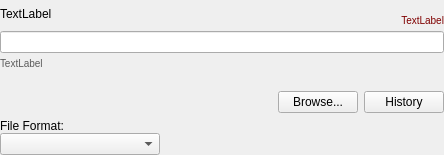
<?xml version="1.0" encoding="UTF-8"?>
<ui version="4.0">
 <class>FileChooserPanelWithHistory</class>
 <widget class="QWidget" name="FileChooserPanelWithHistory">
  <property name="geometry">
   <rect>
    <x>0</x>
    <y>0</y>
    <width>444</width>
    <height>155</height>
   </rect>
  </property>
  <property name="windowTitle">
   <string>Form</string>
  </property>
  <property name="styleSheet">
   <string notr="true">QMenu {
font-size:12px;
}</string>
  </property>
  <layout class="QVBoxLayout" name="verticalLayout">
   <property name="spacing">
    <number>4</number>
   </property>
   <property name="leftMargin">
    <number>0</number>
   </property>
   <property name="topMargin">
    <number>0</number>
   </property>
   <property name="rightMargin">
    <number>0</number>
   </property>
   <property name="bottomMargin">
    <number>0</number>
   </property>
   <item>
    <widget class="QWidget" name="widget_2" native="true">
     <layout class="QHBoxLayout" name="horizontalLayout_2">
      <property name="leftMargin">
       <number>0</number>
      </property>
      <property name="topMargin">
       <number>0</number>
      </property>
      <property name="rightMargin">
       <number>0</number>
      </property>
      <property name="bottomMargin">
       <number>0</number>
      </property>
      <item>
       <widget class="QLabel" name="label">
        <property name="text">
         <string>TextLabel</string>
        </property>
       </widget>
      </item>
      <item alignment="Qt::AlignRight|Qt::AlignBottom">
       <widget class="QLabel" name="outError">
        <property name="styleSheet">
         <string notr="true">font-size:10px; color: #7f0000;	</string>
        </property>
        <property name="text">
         <string>TextLabel</string>
        </property>
        <property name="alignment">
         <set>Qt::AlignRight|Qt::AlignTrailing|Qt::AlignVCenter</set>
        </property>
        <property name="wordWrap">
         <bool>false</bool>
        </property>
       </widget>
      </item>
     </layout>
    </widget>
   </item>
   <item>
    <widget class="QLineEdit" name="inFilename"/>
   </item>
   <item>
    <widget class="QWidget" name="widget" native="true">
     <layout class="QHBoxLayout" name="horizontalLayout_3">
      <property name="spacing">
       <number>0</number>
      </property>
      <property name="leftMargin">
       <number>0</number>
      </property>
      <property name="topMargin">
       <number>0</number>
      </property>
      <property name="rightMargin">
       <number>0</number>
      </property>
      <property name="bottomMargin">
       <number>0</number>
      </property>
      <item alignment="Qt::AlignTop">
       <widget class="QLabel" name="outSavePath">
        <property name="styleSheet">
         <string notr="true">font-size:10px; color: rgb(91, 91, 91);</string>
        </property>
        <property name="text">
         <string>TextLabel</string>
        </property>
        <property name="wordWrap">
         <bool>true</bool>
        </property>
       </widget>
      </item>
      <item>
       <spacer name="verticalSpacer_2">
        <property name="orientation">
         <enum>Qt::Vertical</enum>
        </property>
        <property name="sizeType">
         <enum>QSizePolicy::Fixed</enum>
        </property>
        <property name="sizeHint" stdset="0">
         <size>
          <width>20</width>
          <height>28</height>
         </size>
        </property>
       </spacer>
      </item>
     </layout>
    </widget>
   </item>
   <item>
    <widget class="QWidget" name="wButtonPanel" native="true">
     <layout class="QHBoxLayout" name="horizontalLayout">
      <property name="leftMargin">
       <number>0</number>
      </property>
      <property name="topMargin">
       <number>0</number>
      </property>
      <property name="rightMargin">
       <number>0</number>
      </property>
      <property name="bottomMargin">
       <number>0</number>
      </property>
      <item>
       <spacer name="horizontalSpacer">
        <property name="orientation">
         <enum>Qt::Horizontal</enum>
        </property>
        <property name="sizeHint" stdset="0">
         <size>
          <width>40</width>
          <height>20</height>
         </size>
        </property>
       </spacer>
      </item>
      <item>
       <widget class="QPushButton" name="btnBrowse">
        <property name="text">
         <string>Browse...</string>
        </property>
       </widget>
      </item>
      <item>
       <widget class="QPushButton" name="btnHistory">
        <property name="text">
         <string>History</string>
        </property>
       </widget>
      </item>
     </layout>
    </widget>
   </item>
   <item>
    <widget class="QWidget" name="panelFormat" native="true">
     <layout class="QVBoxLayout" name="verticalLayout_2">
      <property name="spacing">
       <number>0</number>
      </property>
      <property name="leftMargin">
       <number>0</number>
      </property>
      <property name="topMargin">
       <number>0</number>
      </property>
      <property name="rightMargin">
       <number>0</number>
      </property>
      <property name="bottomMargin">
       <number>0</number>
      </property>
      <item>
       <widget class="QLabel" name="labelFormat">
        <property name="text">
         <string>File Format:</string>
        </property>
       </widget>
      </item>
      <item alignment="Qt::AlignLeft">
       <widget class="QComboBox" name="inFormat">
        <property name="minimumSize">
         <size>
          <width>160</width>
          <height>0</height>
         </size>
        </property>
       </widget>
      </item>
     </layout>
    </widget>
   </item>
  </layout>
 </widget>
 <tabstops>
  <tabstop>inFilename</tabstop>
  <tabstop>btnBrowse</tabstop>
  <tabstop>btnHistory</tabstop>
  <tabstop>inFormat</tabstop>
 </tabstops>
 <resources/>
 <connections/>
</ui>
